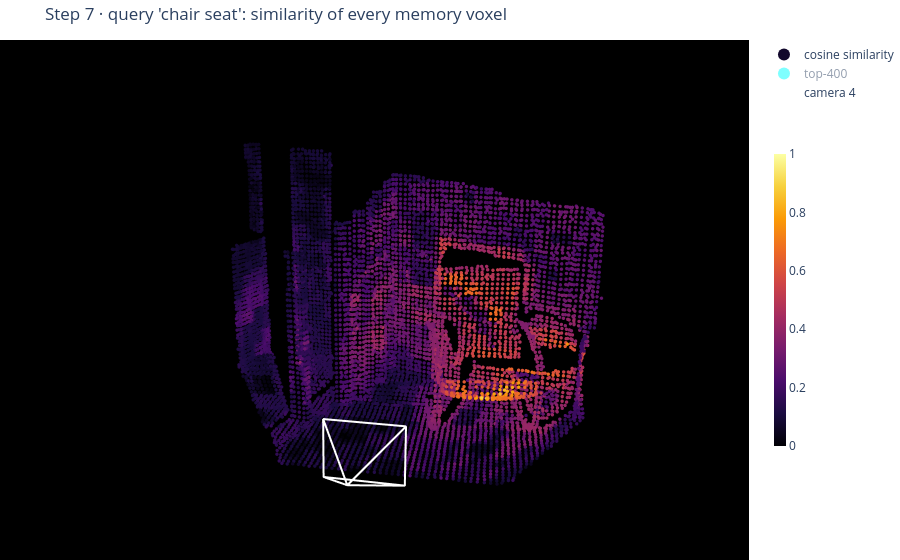
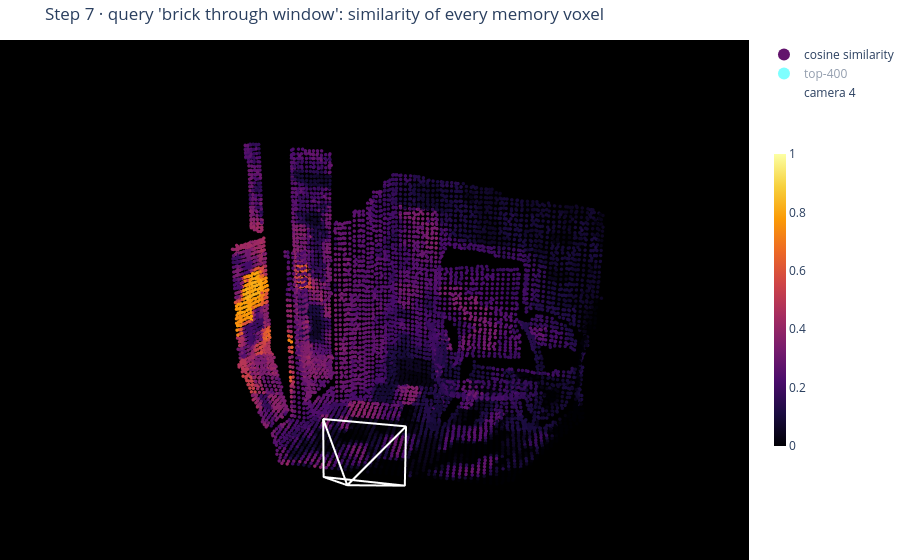
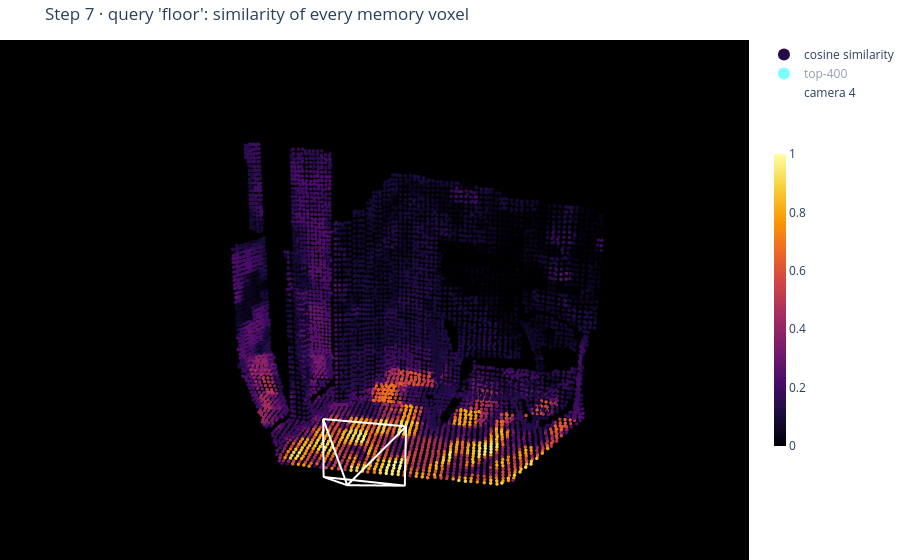

The cell these charts' notebook holds for them, in order:
### Markdown cell above
## Step 7 · 记忆读取：用当前画面中的一个 patch 查询记忆（E1 机制）

取第 4 帧某个像素所在 patch 的特征作为查询，与记忆中每个体素的特征算余弦相似度，取最相近的 400 个体素，然后看：

1. 3D 相似度热图（亮 = 相似）；
2. 这些匹配中有多少在当前画面里、多少**只存在于历史中（视野外）**；
3. 来源证据：匹配体素由哪些过去帧观察到；把视野外的匹配画回它们的来源帧。

这是普通视觉特征的相似度读取，用于检验“写入—读取—追溯来源”的机制是否成立；它不代表 affordance 理解。

### Code cell
def show_query(name: str, u: int, v: int, scores: np.ndarray, top: np.ndarray) -> plt.Figure:
    top_out = top[cov.out_of_view[top]]
    evidence = memory.seen_by[top].sum(axis=0)
    source = int(memory.frame_ids[np.argmax(memory.seen_by[top_out].sum(axis=0))]) if len(top_out) else 0
    uv_now, _, in_now = project(memory.xyz[top], current)
    uv_src, _, in_src = project(memory.xyz[top_out], frames[source])

    fig, axes = plt.subplots(1, 4, figsize=(17, 3.2), gridspec_kw={"width_ratios": [4, 4, 4, 2.4]})
    for axis, image, title in [(axes[0], current.rgb, f"query '{name}' in frame {CURRENT_FRAME}"),
                               (axes[1], current.rgb, f"top-{TOP_K} matches seen from frame {CURRENT_FRAME}"),
                               (axes[2], frames[source].rgb, f"{len(top_out)} out-of-view matches, in frame {source}")]:
        axis.imshow(image); axis.set_title(title, fontsize=10); axis.set_axis_off()
    axes[0].scatter([u], [v], s=250, c="yellow", marker="*", edgecolors="black")
    axes[1].scatter(uv_now[in_now, 0], uv_now[in_now, 1], s=3, c="lime")
    axes[2].scatter(uv_src[in_src, 0], uv_src[in_src, 1], s=8, c="red")
    axes[3].bar([str(i) for i in memory.frame_ids], evidence, color=[FRAME_COLOURS[i] for i in memory.frame_ids])
    axes[3].set_title("evidence: matches seen by frame", fontsize=10); axes[3].set_xlabel("memory frame")
    fig.tight_layout()
    return fig

query_results = {}
for name, (u, v) in QUERIES.items():
    query = patch_features[CURRENT_FRAME].at_pixels(np.array([[u, v]]))[0]
    scores = cosine_scores(memory, query)
    top = np.argsort(-scores)[:TOP_K]
    query_results[name] = {
        "pixel (u, v)": (u, v), "best score": round(float(scores.max()), 3),
        f"score of #{TOP_K}": round(float(scores[top[-1]]), 3),
        "visible now": int(cov.visible_now[top].sum()), "out of view": int(cov.out_of_view[top].sum()),
        "occluded / mismatch": int(cov.occluded[top].sum()),
    }
    slug = name.replace(" ", "_")
    fig3d = scene_figure([points_trace(memory.xyz, values=scores, name="cosine similarity", colorscale="Inferno",
                                       cmin=0.0, cmax=1.0),
                          points_trace(memory.xyz[top], "cyan", name=f"top-{TOP_K}", size=3, visible="legendonly"),
                          frustum_trace(current, "white")],
                         f"Step 7 · query '{name}': similarity of every memory voxel")
    fig3d.update_layout(scene_bgcolor="black")
    save_html(fig3d, OUT / f"step7_query_{slug}.html")
    fig3d.show()
    show_query(name, u, v, scores, top).savefig(OUT / f"step7_query_{slug}.png", dpi=80)
    plt.show()

display(pd.DataFrame(query_results).T)

### Figure 1 — Plotly figure (JSON) as saved in the notebook; plotly's stock layout.template omitted (floating-point values rounded to 4 significant figures; data arrays with more than 128 entries replaced by an {"elided": "..."} marker saying what was removed)
{"data": [{"marker": {"cmax": 1.0, "cmin": 0.0, "color": {"elided": "8593 float values"}, "colorbar": {"len": 0.6, "thickness": 12}, "colorscale": [[0.0, "#000004"], [0.1111, "#1b0c41"], [0.2222, "#4a0c6b"], [0.3333, "#781c6d"], [0.4444, "#a52c60"], [0.5556, "#cf4446"], [0.6667, "#ed6925"], [0.7778, "#fb9b06"], [0.8889, "#f7d13d"], [1.0, "#fcffa4"]], "size": 2}, "mode": "markers", "name": "cosine similarity", "type": "scatter3d", "visible": true, "x": {"elided": "8593 float values"}, "y": {"elided": "8593 float values"}, "z": {"elided": "8593 float values"}}, {"marker": {"color": "cyan", "size": 3}, "mode": "markers", "name": "top-400", "type": "scatter3d", "visible": "legendonly", "x": {"elided": "400 float values"}, "y": {"elided": "400 float values"}, "z": {"elided": "400 float values"}}, {"line": {"color": "white", "width": 4}, "mode": "lines", "name": "camera 4", "type": "scatter3d", "x": [2.001, 1.853, 2.158, 2.001, 2.158, 1.853, 2.001, 1.853, 1.853, 2.158, 2.158], "y": [1.905, 1.803, 1.803, 1.905, 2.031, 2.031, 1.905, 1.803, 2.031, 2.031, 1.803], "z": [-0.3054, -0.04759, -0.05281, -0.3054, -0.0639, -0.05868, -0.3054, -0.04759, -0.05868, -0.0639, -0.05281]}], "layout": {"height": 560, "legend": {"itemsizing": "constant"}, "margin": {"b": 0, "l": 0, "r": 0, "t": 40}, "scene": {"aspectmode": "data", "bgcolor": "black", "camera": {"eye": {"x": 0.25, "y": -0.35, "z": -1.35}, "up": {"x": 0, "y": -1, "z": 0}}, "xaxis": {"visible": false}, "yaxis": {"visible": false}, "zaxis": {"visible": false}}, "title": {"text": "Step 7 · query 'chair seat': similarity of every memory voxel"}}}

### Figure 2 — Plotly figure (JSON) as saved in the notebook; plotly's stock layout.template omitted (floating-point values rounded to 4 significant figures; data arrays with more than 128 entries replaced by an {"elided": "..."} marker saying what was removed)
{"data": [{"marker": {"cmax": 1.0, "cmin": 0.0, "color": {"elided": "8593 float values"}, "colorbar": {"len": 0.6, "thickness": 12}, "colorscale": [[0.0, "#000004"], [0.1111, "#1b0c41"], [0.2222, "#4a0c6b"], [0.3333, "#781c6d"], [0.4444, "#a52c60"], [0.5556, "#cf4446"], [0.6667, "#ed6925"], [0.7778, "#fb9b06"], [0.8889, "#f7d13d"], [1.0, "#fcffa4"]], "size": 2}, "mode": "markers", "name": "cosine similarity", "type": "scatter3d", "visible": true, "x": {"elided": "8593 float values"}, "y": {"elided": "8593 float values"}, "z": {"elided": "8593 float values"}}, {"marker": {"color": "cyan", "size": 3}, "mode": "markers", "name": "top-400", "type": "scatter3d", "visible": "legendonly", "x": {"elided": "400 float values"}, "y": {"elided": "400 float values"}, "z": {"elided": "400 float values"}}, {"line": {"color": "white", "width": 4}, "mode": "lines", "name": "camera 4", "type": "scatter3d", "x": [2.001, 1.853, 2.158, 2.001, 2.158, 1.853, 2.001, 1.853, 1.853, 2.158, 2.158], "y": [1.905, 1.803, 1.803, 1.905, 2.031, 2.031, 1.905, 1.803, 2.031, 2.031, 1.803], "z": [-0.3054, -0.04759, -0.05281, -0.3054, -0.0639, -0.05868, -0.3054, -0.04759, -0.05868, -0.0639, -0.05281]}], "layout": {"height": 560, "legend": {"itemsizing": "constant"}, "margin": {"b": 0, "l": 0, "r": 0, "t": 40}, "scene": {"aspectmode": "data", "bgcolor": "black", "camera": {"eye": {"x": 0.25, "y": -0.35, "z": -1.35}, "up": {"x": 0, "y": -1, "z": 0}}, "xaxis": {"visible": false}, "yaxis": {"visible": false}, "zaxis": {"visible": false}}, "title": {"text": "Step 7 · query 'brick through window': similarity of every memory voxel"}}}

### Figure 3 — Plotly figure (JSON) as saved in the notebook; plotly's stock layout.template omitted (floating-point values rounded to 4 significant figures; data arrays with more than 128 entries replaced by an {"elided": "..."} marker saying what was removed)
{"data": [{"marker": {"cmax": 1.0, "cmin": 0.0, "color": {"elided": "8593 float values"}, "colorbar": {"len": 0.6, "thickness": 12}, "colorscale": [[0.0, "#000004"], [0.1111, "#1b0c41"], [0.2222, "#4a0c6b"], [0.3333, "#781c6d"], [0.4444, "#a52c60"], [0.5556, "#cf4446"], [0.6667, "#ed6925"], [0.7778, "#fb9b06"], [0.8889, "#f7d13d"], [1.0, "#fcffa4"]], "size": 2}, "mode": "markers", "name": "cosine similarity", "type": "scatter3d", "visible": true, "x": {"elided": "8593 float values"}, "y": {"elided": "8593 float values"}, "z": {"elided": "8593 float values"}}, {"marker": {"color": "cyan", "size": 3}, "mode": "markers", "name": "top-400", "type": "scatter3d", "visible": "legendonly", "x": {"elided": "400 float values"}, "y": {"elided": "400 float values"}, "z": {"elided": "400 float values"}}, {"line": {"color": "white", "width": 4}, "mode": "lines", "name": "camera 4", "type": "scatter3d", "x": [2.001, 1.853, 2.158, 2.001, 2.158, 1.853, 2.001, 1.853, 1.853, 2.158, 2.158], "y": [1.905, 1.803, 1.803, 1.905, 2.031, 2.031, 1.905, 1.803, 2.031, 2.031, 1.803], "z": [-0.3054, -0.04759, -0.05281, -0.3054, -0.0639, -0.05868, -0.3054, -0.04759, -0.05868, -0.0639, -0.05281]}], "layout": {"height": 560, "legend": {"itemsizing": "constant"}, "margin": {"b": 0, "l": 0, "r": 0, "t": 40}, "scene": {"aspectmode": "data", "bgcolor": "black", "camera": {"eye": {"x": 0.25, "y": -0.35, "z": -1.35}, "up": {"x": 0, "y": -1, "z": 0}}, "xaxis": {"visible": false}, "yaxis": {"visible": false}, "zaxis": {"visible": false}}, "title": {"text": "Step 7 · query 'floor': similarity of every memory voxel"}}}
